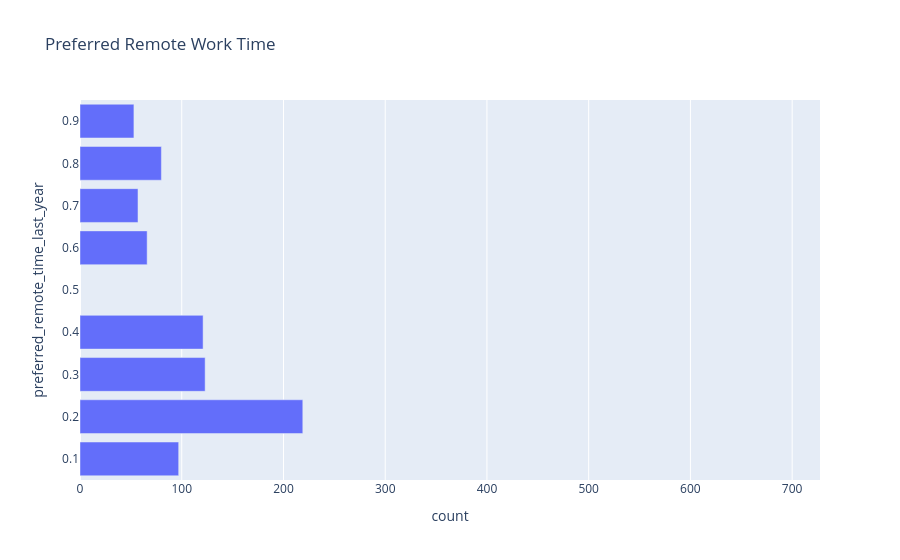

Notebook code cell kept with this figure:
### Markdown cell above
## Q8. How much remote work do employees prefer?

### Code cell
# Count values and preserve order (descending frequency)
preferred_remote_counts = df_remote['preferred_remote_time_last_year'].value_counts().reset_index()
preferred_remote_counts.columns = ['preferred_remote_time_last_year', 'count']

# Create horizontal bar chart
fig = px.bar(
    preferred_remote_counts,
    x='count',
    y='preferred_remote_time_last_year',
    orientation='h',
    title='Preferred Remote Work Time'
)

# Keep bars ordered by descending frequency (top to bottom)
fig.update_layout(yaxis={'categoryorder': 'total ascending'})

fig.show()

### Figure 1 — Plotly figure (JSON) as saved in the notebook; plotly's stock layout.template omitted (floating-point values rounded to 4 significant figures)
{"data": [{"alignmentgroup": "True", "hovertemplate": "count=%{x}<br>preferred_remote_time_last_year=%{y}<extra></extra>", "legendgroup": "", "marker": {"color": "#636efa", "pattern": {"shape": ""}}, "name": "", "offsetgroup": "", "orientation": "h", "showlegend": false, "textposition": "auto", "type": "bar", "x": [300, 219, 157, 126, 123, 121, 108, 97, 80, 66, 57, 53], "xaxis": "x", "y": ["50% - About half of my time", 0.2, "100% - All of my time", "Less than 10% of my time", 0.3, 0.4, "I would not have preferred to work remotely ", 0.1, 0.8, 0.6, 0.7, 0.9], "yaxis": "y"}], "layout": {"barmode": "relative", "legend": {"tracegroupgap": 0}, "title": {"text": "Preferred Remote Work Time"}, "xaxis": {"anchor": "y", "domain": [0, 1], "title": {"text": "count"}}, "yaxis": {"anchor": "x", "categoryorder": "total ascending", "domain": [0, 1], "title": {"text": "preferred_remote_time_last_year"}}}}
